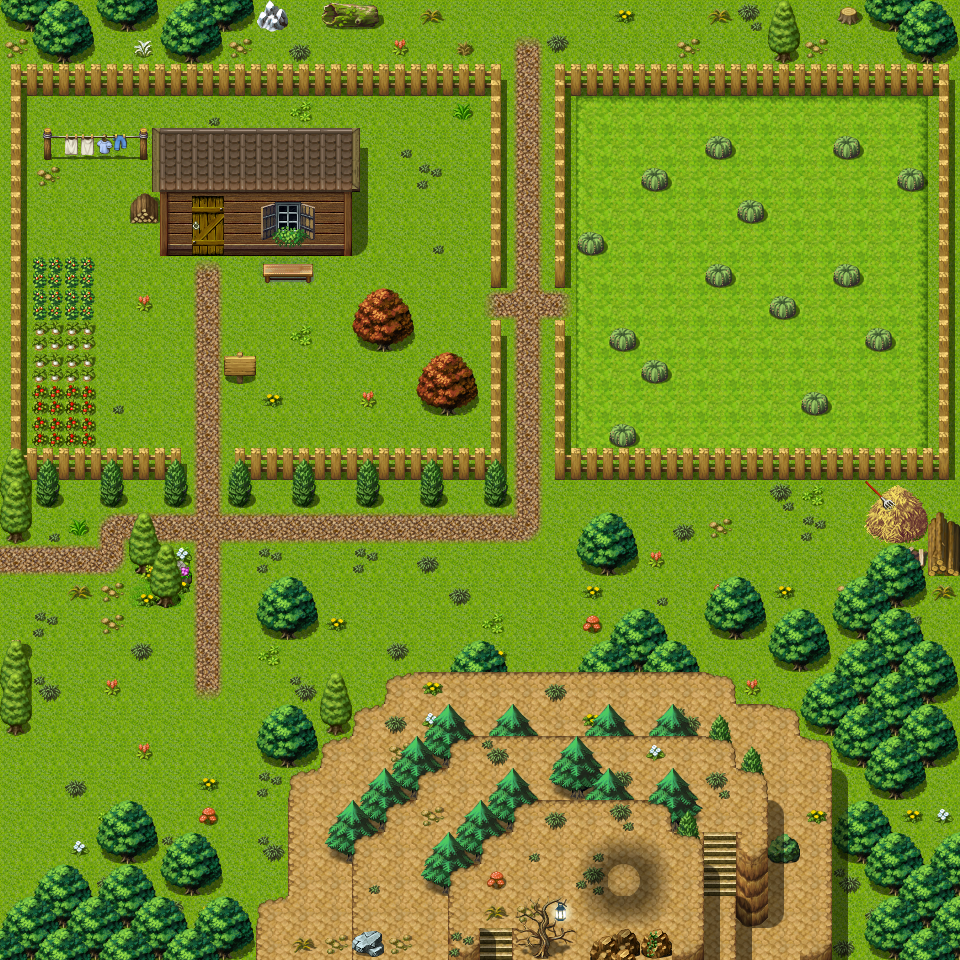

This game map was drawn from its Tiled (.tmx) file and the tilesets committed beside it. A one-line description and the trimmed map source follow:
An orthogonal 30x30 tile map with 32x32 px tiles, 4 tile layers (Ground, Objects, Above, Top), 6 hidden layers not drawn, 61 tilesets and 25 objects (12x spawn, 5x replace, 4x script, 3x mapchange, key).

<map version="1.5" tiledversion="1.7.2" orientation="orthogonal" renderorder="right-down" width="30" height="30" tilewidth="32" tileheight="32" infinite="0" nextlayerid="15" nextobjectid="28">
 <properties>
  <property name="outdoors" value="1" />
 </properties>
 <tileset firstgid="1" name="map_bed_1" tilewidth="32" tileheight="32" tilecount="128" columns="16">
  <image source="../drawable/map_bed_1.png" width="512" height="256" />
 </tileset>
 <tileset firstgid="129" name="map_border_1" tilewidth="32" tileheight="32" tilecount="128" columns="16">
  <image source="../drawable/map_border_1.png" width="512" height="256" />
 </tileset>
 <tileset firstgid="257" name="map_bridge_1" tilewidth="32" tileheight="32" tilecount="128" columns="16">
  <image source="../drawable/map_bridge_1.png" width="512" height="256" />
 </tileset>
 <tileset firstgid="385" name="map_bridge_2" tilewidth="32" tileheight="32" tilecount="128" columns="16">
  <image source="../drawable/map_bridge_2.png" width="512" height="256" />
 </tileset>
 <tileset firstgid="513" name="map_broken_1" tilewidth="32" tileheight="32" tilecount="128" columns="16">
  <image source="../drawable/map_broken_1.png" width="512" height="256" />
 </tileset>
 <tileset firstgid="641" name="map_cavewall_1" tilewidth="32" tileheight="32" tilecount="108" columns="18">
  <image source="../drawable/map_cavewall_1.png" width="576" height="192" />
 </tileset>
 <tileset firstgid="749" name="map_cavewall_2" tilewidth="32" tileheight="32" tilecount="108" columns="18">
  <image source="../drawable/map_cavewall_2.png" width="576" height="192" />
 </tileset>
 <tileset firstgid="857" name="map_cavewall_3" tilewidth="32" tileheight="32" tilecount="108" columns="18">
  <image source="../drawable/map_cavewall_3.png" width="576" height="192" />
 </tileset>
 <tileset firstgid="965" name="map_cavewall_4" tilewidth="32" tileheight="32" tilecount="108" columns="18">
  <image source="../drawable/map_cavewall_4.png" width="576" height="192" />
 </tileset>
 <tileset firstgid="1073" name="map_chair_table_1" tilewidth="32" tileheight="32" tilecount="128" columns="16">
  <image source="../drawable/map_chair_table_1.png" width="512" height="256" />
 </tileset>
 <tileset firstgid="1201" name="map_chair_table_2" tilewidth="32" tileheight="32" tilecount="128" columns="16">
  <image source="../drawable/map_chair_table_2.png" width="512" height="256" />
 </tileset>
 <tileset firstgid="1329" name="map_crate_1" tilewidth="32" tileheight="32" tilecount="128" columns="16">
  <image source="../drawable/map_crate_1.png" width="512" height="256" />
 </tileset>
 <tileset firstgid="1457" name="map_cupboard_1" tilewidth="32" tileheight="32" tilecount="128" columns="16">
  <image source="../drawable/map_cupboard_1.png" width="512" height="256" />
 </tileset>
 <tileset firstgid="1585" name="map_curtain_1" tilewidth="32" tileheight="32" tilecount="128" columns="16">
  <image source="../drawable/map_curtain_1.png" width="512" height="256" />
 </tileset>
 <tileset firstgid="1713" name="map_entrance_1" tilewidth="32" tileheight="32" tilecount="128" columns="16">
  <image source="../drawable/map_entrance_1.png" width="512" height="256" />
 </tileset>
 <tileset firstgid="1841" name="map_entrance_2" tilewidth="32" tileheight="32" tilecount="128" columns="16">
  <image source="../drawable/map_entrance_2.png" width="512" height="256" />
 </tileset>
 <tileset firstgid="1969" name="map_fence_1" tilewidth="32" tileheight="32" tilecount="128" columns="16">
  <image source="../drawable/map_fence_1.png" width="512" height="256" />
 </tileset>
 <tileset firstgid="2097" name="map_fence_2" tilewidth="32" tileheight="32" tilecount="128" columns="16">
  <image source="../drawable/map_fence_2.png" width="512" height="256" />
 </tileset>
 <tileset firstgid="2225" name="map_fence_3" tilewidth="32" tileheight="32" tilecount="128" columns="16">
  <image source="../drawable/map_fence_3.png" width="512" height="256" />
 </tileset>
 <tileset firstgid="2353" name="map_fence_4" tilewidth="32" tileheight="32" tilecount="128" columns="16">
  <image source="../drawable/map_fence_4.png" width="512" height="256" />
 </tileset>
 <tileset firstgid="2481" name="map_ground_1" tilewidth="32" tileheight="32" tilecount="128" columns="16">
  <image source="../drawable/map_ground_1.png" width="512" height="256" />
 </tileset>
 <tileset firstgid="2609" name="map_ground_2" tilewidth="32" tileheight="32" tilecount="128" columns="16">
  <image source="../drawable/map_ground_2.png" width="512" height="256" />
 </tileset>
 <tileset firstgid="2737" name="map_ground_3" tilewidth="32" tileheight="32" tilecount="128" columns="16">
  <image source="../drawable/map_ground_3.png" width="512" height="256" />
 </tileset>
 <tileset firstgid="2865" name="map_ground_4" tilewidth="32" tileheight="32" tilecount="128" columns="16">
  <image source="../drawable/map_ground_4.png" width="512" height="256" />
 </tileset>
 <tileset firstgid="2993" name="map_ground_5" tilewidth="32" tileheight="32" tilecount="128" columns="16">
  <image source="../drawable/map_ground_5.png" width="512" height="256" />
 </tileset>
 <tileset firstgid="3121" name="map_ground_6" tilewidth="32" tileheight="32" tilecount="128" columns="16">
  <image source="../drawable/map_ground_6.png" width="512" height="256" />
 </tileset>
 <tileset firstgid="3249" name="map_ground_7" tilewidth="32" tileheight="32" tilecount="128" columns="16">
  <image source="../drawable/map_ground_7.png" width="512" height="256" />
 </tileset>
 <tileset firstgid="3377" name="map_ground_8" tilewidth="32" tileheight="32" tilecount="128" columns="16">
  <image source="../drawable/map_ground_8.png" width="512" height="256" />
 </tileset>
 <tileset firstgid="3505" name="map_house_1" tilewidth="32" tileheight="32" tilecount="128" columns="16">
  <image source="../drawable/map_house_1.png" width="512" height="256" />
 </tileset>
 <tileset firstgid="3633" name="map_house_2" tilewidth="32" tileheight="32" tilecount="128" columns="16">
  <image source="../drawable/map_house_2.png" width="512" height="256" />
 </tileset>
 <tileset firstgid="3761" name="map_indoor_1" tilewidth="32" tileheight="32" tilecount="128" columns="16">
  <image source="../drawable/map_indoor_1.png" width="512" height="256" />
 </tileset>
 <tileset firstgid="3889" name="map_indoor_2" tilewidth="32" tileheight="32" tilecount="128" columns="16">
  <image source="../drawable/map_indoor_2.png" width="512" height="256" />
 </tileset>
 <tileset firstgid="4017" name="map_kitchen_1" tilewidth="32" tileheight="32" tilecount="128" columns="16">
  <image source="../drawable/map_kitchen_1.png" width="512" height="256" />
 </tileset>
 <tileset firstgid="4145" name="map_outdoor_1" tilewidth="32" tileheight="32" tilecount="128" columns="16">
  <image source="../drawable/map_outdoor_1.png" width="512" height="256" />
 </tileset>
 <tileset firstgid="4273" name="map_pillar_1" tilewidth="32" tileheight="32" tilecount="128" columns="16">
  <image source="../drawable/map_pillar_1.png" width="512" height="256" />
 </tileset>
 <tileset firstgid="4401" name="map_pillar_2" tilewidth="32" tileheight="32" tilecount="128" columns="16">
  <image source="../drawable/map_pillar_2.png" width="512" height="256" />
 </tileset>
 <tileset firstgid="4529" name="map_plant_1" tilewidth="32" tileheight="32" tilecount="128" columns="16">
  <image source="../drawable/map_plant_1.png" width="512" height="256" />
 </tileset>
 <tileset firstgid="4657" name="map_plant_2" tilewidth="32" tileheight="32" tilecount="128" columns="16">
  <image source="../drawable/map_plant_2.png" width="512" height="256" />
 </tileset>
 <tileset firstgid="4785" name="map_rock_1" tilewidth="32" tileheight="32" tilecount="128" columns="16">
  <image source="../drawable/map_rock_1.png" width="512" height="256" />
 </tileset>
 <tileset firstgid="4913" name="map_rock_2" tilewidth="32" tileheight="32" tilecount="128" columns="16">
  <image source="../drawable/map_rock_2.png" width="512" height="256" />
 </tileset>
 <tileset firstgid="5041" name="map_roof_1" tilewidth="32" tileheight="32" tilecount="128" columns="16">
  <image source="../drawable/map_roof_1.png" width="512" height="256" />
 </tileset>
 <tileset firstgid="5169" name="map_roof_2" tilewidth="32" tileheight="32" tilecount="128" columns="16">
  <image source="../drawable/map_roof_2.png" width="512" height="256" />
 </tileset>
 <tileset firstgid="5297" name="map_roof_3" tilewidth="32" tileheight="32" tilecount="128" columns="16">
  <image source="../drawable/map_roof_3.png" width="512" height="256" />
 </tileset>
 <tileset firstgid="5425" name="map_shop_1" tilewidth="32" tileheight="32" tilecount="128" columns="16">
  <image source="../drawable/map_shop_1.png" width="512" height="256" />
 </tileset>
 <tileset firstgid="5553" name="map_sign_ladder_1" tilewidth="32" tileheight="32" tilecount="128" columns="16">
  <image source="../drawable/map_sign_ladder_1.png" width="512" height="256" />
 </tileset>
 <tileset firstgid="5681" name="map_table_1" tilewidth="32" tileheight="32" tilecount="128" columns="16">
  <image source="../drawable/map_table_1.png" width="512" height="256" />
 </tileset>
 <tileset firstgid="5809" name="map_trail_1" tilewidth="32" tileheight="32" tilecount="128" columns="16">
  <image source="../drawable/map_trail_1.png" width="512" height="256" />
 </tileset>
 <tileset firstgid="5937" name="map_transition_1" tilewidth="32" tileheight="32" tilecount="128" columns="16">
  <image source="../drawable/map_transition_1.png" width="512" height="256" />
 </tileset>
 <tileset firstgid="6065" name="map_transition_2" tilewidth="32" tileheight="32" tilecount="128" columns="16">
  <image source="../drawable/map_transition_2.png" width="512" height="256" />
 </tileset>
 <tileset firstgid="6193" name="map_transition_3" tilewidth="32" tileheight="32" tilecount="128" columns="16">
  <image source="../drawable/map_transition_3.png" width="512" height="256" />
 </tileset>
 <tileset firstgid="6321" name="map_transition_4" tilewidth="32" tileheight="32" tilecount="128" columns="16">
  <image source="../drawable/map_transition_4.png" width="512" height="256" />
 </tileset>
 <tileset firstgid="6449" name="map_transition_5" tilewidth="32" tileheight="32" tilecount="128" columns="16">
  <image source="../drawable/map_transition_5.png" width="512" height="256" />
 </tileset>
 <tileset firstgid="6577" name="map_tree_1" tilewidth="32" tileheight="32" tilecount="128" columns="16">
  <image source="../drawable/map_tree_1.png" width="512" height="256" />
 </tileset>
 <tileset firstgid="6705" name="map_tree_2" tilewidth="32" tileheight="32" tilecount="128" columns="16">
  <image source="../drawable/map_tree_2.png" width="512" height="256" />
 </tileset>
 <tileset firstgid="6833" name="map_wall_1" tilewidth="32" tileheight="32" tilecount="128" columns="16">
  <image source="../drawable/map_wall_1.png" width="512" height="256" />
 </tileset>
 <tileset firstgid="6961" name="map_wall_2" tilewidth="32" tileheight="32" tilecount="120" columns="15">
  <image source="../drawable/map_wall_2.png" width="480" height="256" />
 </tileset>
 <tileset firstgid="7081" name="map_wall_3" tilewidth="32" tileheight="32" tilecount="120" columns="15">
  <image source="../drawable/map_wall_3.png" width="480" height="256" />
 </tileset>
 <tileset firstgid="7201" name="map_wall_4" tilewidth="32" tileheight="32" tilecount="120" columns="15">
  <image source="../drawable/map_wall_4.png" width="480" height="256" />
 </tileset>
 <tileset firstgid="7321" name="map_window_1" tilewidth="32" tileheight="32" tilecount="128" columns="16">
  <image source="../drawable/map_window_1.png" width="512" height="256" />
 </tileset>
 <tileset firstgid="7449" name="map_window_2" tilewidth="32" tileheight="32" tilecount="128" columns="16">
  <image source="../drawable/map_window_2.png" width="512" height="256" />
 </tileset>
 <tileset firstgid="7577" name="map_guynmart" tilewidth="32" tileheight="32" tilecount="128" columns="16">
  <image source="../drawable/map_guynmart.png" width="512" height="256" />
 </tileset>
 <layer id="1" name="Ground" width="30" height="30">
  <data>[900 cells, 900 non-empty, 24 distinct tile ids]</data>
 </layer>
 <layer id="2" name="Objects" width="30" height="30">
  <data>[900 cells, 430 non-empty, 88 distinct tile ids]</data>
 </layer>
 <layer id="3" name="Above" width="30" height="30">
  <data>[900 cells, 177 non-empty, 30 distinct tile ids]</data>
 </layer>
 <layer id="4" name="Top" width="30" height="30">
  <data>[900 cells, 1 non-empty, 1 distinct tile ids]</data>
 </layer>
 <layer id="5" name="Walkable" width="30" height="30" visible="0">
  <data>[900 cells, 291 non-empty, 1 distinct tile ids]</data>
 </layer>
 <layer id="6" name="Walkable_1" width="30" height="30" visible="0">
  <data>[900 cells, 80 non-empty, 1 distinct tile ids]</data>
 </layer>
 <layer id="7" name="Walkable_2" width="30" height="30" visible="0">
  <data>[900 cells, 83 non-empty, 1 distinct tile ids]</data>
 </layer>
 <layer id="8" name="Walkable_3" width="30" height="30" visible="0">
  <data>[900 cells, 66 non-empty, 1 distinct tile ids]</data>
 </layer>
 <layer id="9" name="Walkable_4" width="30" height="30" visible="0">
  <data>[900 cells, 68 non-empty, 1 distinct tile ids]</data>
 </layer>
 <layer id="10" name="Walkable_5" width="30" height="30" visible="0">
  <data>[900 cells, 39 non-empty, 1 distinct tile ids]</data>
 </layer>
 <objectgroup id="11" name="Mapevents" visible="0">
  <object id="1" name="guynmart_s_hill2" type="script" x="768" y="896" width="32" height="32" />
  <object id="2" name="guynmart_s_hill4" type="script" x="704" y="864" width="32" height="32" />
  <object id="3" name="guynmart_s_hill5" type="script" x="448" y="896" width="256" height="32" />
  <object id="4" name="south" type="mapchange" x="256" y="928" width="544" height="32">
   <properties>
    <property name="map" value="guynmart_wood_11" />
    <property name="place" value="north" />
   </properties>
  </object>
  <object id="5" name="north" type="mapchange" x="288" y="0" width="544" height="32">
   <properties>
    <property name="map" value="guynmart_wood_9" />
    <property name="place" value="south" />
   </properties>
  </object>
  <object id="6" name="west2" type="mapchange" x="0" y="512" width="32" height="416">
   <properties>
    <property name="map" value="guynmart_wood_1" />
    <property name="place" value="east" />
   </properties>
  </object>
  <object id="7" name="guynmart_s_dog" type="script" x="224" y="384" width="32" height="32" />
 </objectgroup>
 <objectgroup id="12" name="Spawn" visible="0">
  <object id="8" name="forestboar4" type="spawn" x="768" y="544" width="128" height="128">
   <properties>
    <property name="spawngroup" value="forestboar4" />
   </properties>
  </object>
  <object id="9" name="forestbeetle" type="spawn" x="64" y="480" width="96" height="128">
   <properties>
    <property name="spawngroup" value="forestbeetle" />
   </properties>
  </object>
  <object id="10" name="guynmart_dog10" type="spawn" x="160" y="256" width="96" height="64">
   <properties>
    <property name="ignoreAreas" value="true" />
    <property name="quantity" value="6" />
    <property name="spawngroup" value="guynmart_dog10" />
   </properties>
  </object>
  <object id="11" name="guynmart_child" type="spawn" x="32" y="96" width="32" height="32">
   <properties>
    <property name="spawngroup" value="guynmart_child" />
   </properties>
  </object>
  <object id="12" name="guynmart_marble1" type="spawn" x="576" y="96" width="352" height="352">
   <properties>
    <property name="active" value="false" />
    <property name="spawngroup" value="guynmart_marble1" />
   </properties>
  </object>
  <object id="13" name="guynmart_marble2" type="spawn" x="32" y="160" width="448" height="288">
   <properties>
    <property name="active" value="false" />
    <property name="spawngroup" value="guynmart_marble2" />
   </properties>
  </object>
  <object id="14" name="guynmart_marble3" type="spawn" x="576" y="96" width="352" height="352">
   <properties>
    <property name="active" value="false" />
    <property name="spawngroup" value="guynmart_marble3" />
   </properties>
  </object>
  <object id="15" name="guynmart_marble4" type="spawn" x="576" y="96" width="352" height="352">
   <properties>
    <property name="active" value="false" />
    <property name="spawngroup" value="guynmart_marble4" />
   </properties>
  </object>
  <object id="16" name="guynmart_marble5" type="spawn" x="32" y="160" width="448" height="288">
   <properties>
    <property name="active" value="false" />
    <property name="spawngroup" value="guynmart_marble5" />
   </properties>
  </object>
  <object id="17" name="guynmart_wise" type="spawn" x="608" y="864" width="32" height="32">
   <properties>
    <property name="spawngroup" value="guynmart_wise" />
   </properties>
  </object>
  <object id="26" name="wild_berry" type="spawn" x="576" y="480" width="320" height="224">
   <properties>
    <property name="active" value="false" />
    <property name="quantity" value="2" />
    <property name="spawngroup" value="wild_berry" />
   </properties>
  </object>
  <object id="27" name="wild_berry2" type="spawn" x="32" y="736" width="256" height="192">
   <properties>
    <property name="active" value="false" />
    <property name="quantity" value="2" />
    <property name="spawngroup" value="wild_berry" />
   </properties>
  </object>
 </objectgroup>
 <objectgroup id="13" name="Keys" visible="0">
  <object id="23" name="guynmart_dog10" type="key" x="160" y="256" width="96" height="64">
   <properties>
    <property name="phrase" value="guynmart_dog10_10" />
    <property name="requireId" value="andor" />
    <property name="requireNegation" value="true" />
    <property name="requireType" value="questProgress" />
    <property name="requireValue" value="1" />
   </properties>
  </object>
 </objectgroup>
 <objectgroup id="14" name="Replace" visible="0">
  <object id="18" name="guynmart_r_hill1" type="replace" x="224" y="640" width="640" height="320">
   <properties>
    <property name="Walkable" value="Walkable_1" />
    <property name="requireId" value="guynmart_nondisplay" />
    <property name="requireType" value="questProgress" />
    <property name="requireValue" value="41" />
   </properties>
  </object>
  <object id="19" name="guynmart_r_hill2" type="replace" x="224" y="640" width="640" height="320">
   <properties>
    <property name="Walkable" value="Walkable_2" />
    <property name="requireId" value="guynmart_nondisplay" />
    <property name="requireType" value="questProgress" />
    <property name="requireValue" value="42" />
   </properties>
  </object>
  <object id="20" name="guynmart_r_hill3" type="replace" x="224" y="640" width="640" height="320">
   <properties>
    <property name="Walkable" value="Walkable_3" />
    <property name="requireId" value="guynmart_nondisplay" />
    <property name="requireType" value="questProgress" />
    <property name="requireValue" value="43" />
   </properties>
  </object>
  <object id="21" name="guynmart_r_hill4" type="replace" x="224" y="640" width="640" height="320">
   <properties>
    <property name="Walkable" value="Walkable_4" />
    <property name="requireId" value="guynmart_nondisplay" />
    <property name="requireType" value="questProgress" />
    <property name="requireValue" value="44" />
   </properties>
  </object>
  <object id="22" name="guynmart_r_hill5" type="replace" x="224" y="640" width="640" height="320">
   <properties>
    <property name="Walkable" value="Walkable_5" />
    <property name="requireId" value="guynmart_nondisplay" />
    <property name="requireType" value="questProgress" />
    <property name="requireValue" value="45" />
   </properties>
  </object>
 </objectgroup>
</map>
